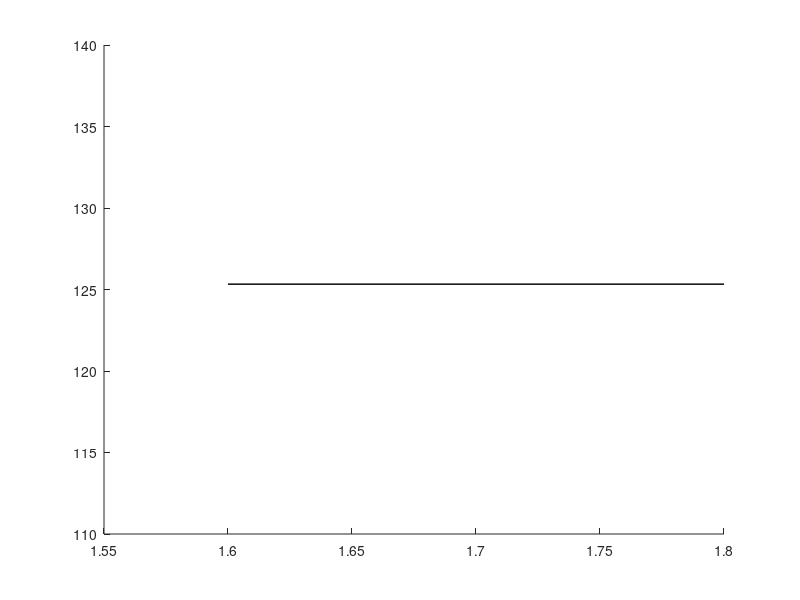

MATLAB code to generate this figure: (Note: this script raises an error after producing the figure.)
% Benchmarkin rod planning with CBi-RRT for env. 1 (ABB with two poles)
% With joint limits of the ABB robots.
% last updated: 10/11/17

clear all
clc

%%
planners = {'CBiRRT','RRT','SBL','PRM'};
plannerType = planners{2};
switch plannerType
    case 'CBiRRT'
%         D = load('Benchmark_CBiRRT_env1_rB.txt'); D = D(D(:,2)==1,:);
        D = load('Benchmark_CBiRRT_env1_temp.txt'); D = [2.6*ones(size(D,1),1) D]; D = D(D(:,2)==1,:); 
    case 'RRT'
        D = load('Benchmark_RRT_env1_rB.txt'); D = D(D(:,2)==1,:);
    case 'SBL'
        D = load('Benchmark_SBL_env1_rB.txt'); D = D(D(:,2)==1,:);
%         D = load('Benchmark_SBL_env1_temp.txt'); D = [1.7*ones(size(D,1),1) D]; D = D(D(:,2)==1,:);
    case 'PRM'
        D = load('Benchmark_PRM_env1.txt'); D = D(D(:,2)==1,:);
end

%% 
disp(['Results for ' plannerType ':']);

%%
rd = sort(unique(D(:,1)));
for i = 1:length(rd)
    M = D(D(:,1)==rd(i), 2:end);
    td(i) = mean(M(:,3));
    td_ste(i) = std(M(:,3))/sqrt(size(M,1));
end

%%
disp(' ');
[tdmin, id] = min(td);
% id = 2;
% tdmin = td(id);

%%
h = figure(1);
clf
errorbar(rd,td,td_ste,'-k','linewidth',2);
ylabel('mean runtime [sec]');
xlabel('max. local-connection distance');
% xlim([0 6]);
% xlim([min(rd) max(rd)]);

%% 
sS = rd(id);
tmin = tdmin;
D = D(D(:,1)==sS, 2:end);
suc = D(:,1)==1;

disp('------------------------------------');
disp(['Results of ' num2str(size(D,1)) ' queries.']);
disp(['Minimum avg. runtime is ' num2str(tmin) 'sec with d = ' num2str(sS) ]);
disp(['Plan distance: ' num2str(D(1,2)) ]);
disp(['Avg. runtime: ' num2str(mean(D(:,3)))  ' +/- ' num2str(std(D(:,3))/sqrt(size(D,1))) ' sec ']);
disp(['Min. runtime: ' num2str(min(D(:,3))) ' msec ']);
disp(['Avg. nodes in path: ' num2str(floor(mean(D(:,9)))) ]);
disp(['Avg. nodes in trees: ' num2str(floor(mean(D(:,10)))) ]);
disp(['Avg. number of projections: ' num2str(floor(mean(D(:,4)))) ]);
disp(['Avg. local-connection time: ' num2str(mean(D(:,11)./D(:,12))*1e3)  ' +/- ' num2str(std(D(:,11)./D(:,12))/sqrt(size(D,1))*1e3) ' msec ']);
disp(['Avg. total local-connection time: ' num2str(mean(D(:,11)))  ' +/- ' num2str(std(D(:,11))/sqrt(size(D,1))*1e3) ' sec ']);
disp(['Avg. number of local connection checks: ' num2str(mean(D(:,12)))]);
disp(['Avg. collision check time: ' num2str(mean(D(:,7))) ' sec.']);
disp(['Percent of successful local connections: ' num2str(100*mean(D(:,13)./D(:,12))) '%.']);
disp(['Sampling time: ' num2str(mean(D(:,14))) ' sec']);
disp(['Sampling success rate: ' num2str(100*mean( D(:,15)./(D(:,15)+D(:,16)) )) '%']);
disp(['ODE time: ' num2str(mean(D(:,19))) ' sec which is ' num2str(100*mean(D(:,19)./D(:,3))) '% of runtime.']);
disp(['ODE checks: ' num2str(mean(D(:,17))) ' with ' num2str(100*mean( D(:,18)./D(:,17) )) '% successful.']);
%%
%%
%%
td = D(:,3);
maxT = max(td);
T1 = linspace(0,maxT,25);
T1 = T1(2:end);
for i = 1:length(T1)
    sd = td < T1(i);
    md(i) = mean(td(sd));
    Md(i) = 1-sum(sd)/length(td);
end
T1 = [0 T1];
Md = [1 Md];

%%
h = figure(2);
clf
plot(T1,Md*100,'-k','linewidth',2);
xlabel('maximum runtime [sec]');
ylabel('failure rate [%]');
xlim([0 max(T1)]);
title(plannerType);
set(h, 'Position', [100, 100, 800, 400]);
% print success_abb_reg.eps -depsc -r200

%% Runtime break
% D = load('Benchmark_CBiRRT_env1_rB.txt'); D = D(D(:,2)==1,:);
% M = D(D(:,1)==2.6, 2:end);
% v = mean(M(:,:));
% 
% t2(1) = v(3); % Total runtime
% t2(2) = v(5)-v(19)-v(7); % IK time
% t2(3) = v(7); % Collision time
% t2(4) = v(19); % ODE
% 
% n2(1) = v(4);
% n2(2) = v(6);
% n2(3) = v(17);
